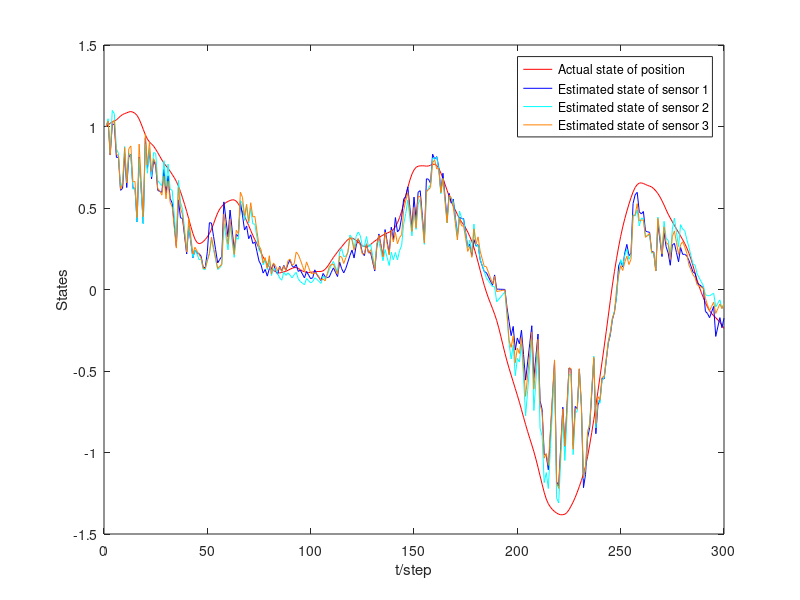
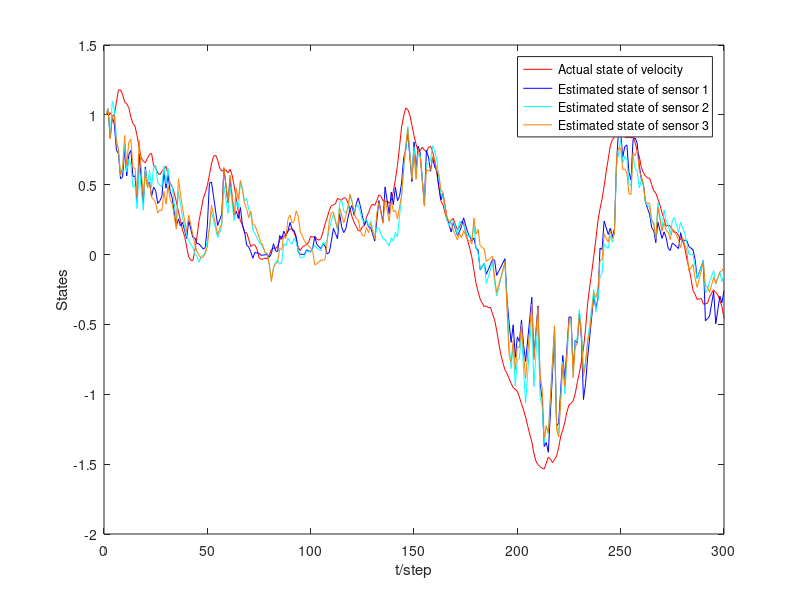
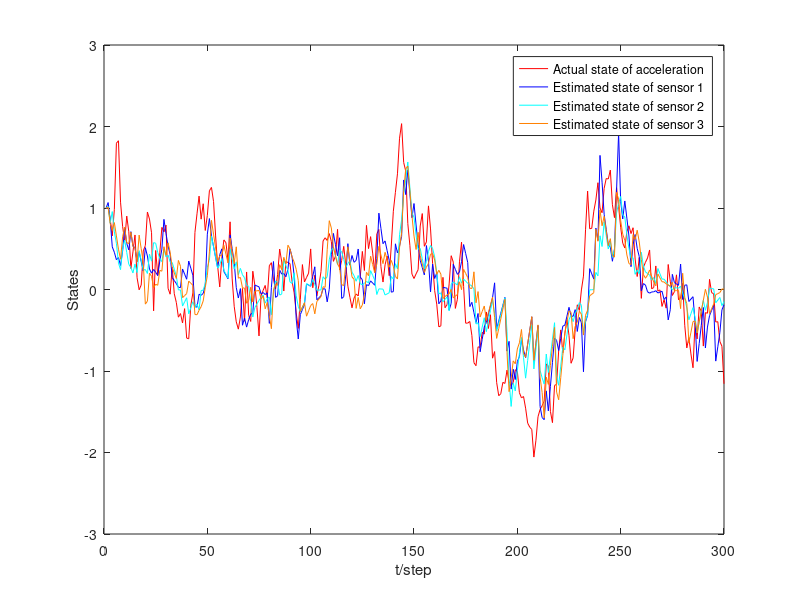

MATLAB code to generate these figures, in order:
% A distributed fusion estimation approach based on the robust finite horizon filtering 
clear;      clc;            close all;
T=0.1;    A=[0.9  T  T^2/2;  0  0.9  T;  0  0  0.9]; L=3;   N=5;  % Largest delays
B=[T^2/2; T; 1];        C=[0.6,  0.8,  1; 1,  0.8,  0.5; 0.3,  1, 0.7];       
F1=[0.1; 0.1; 0.1];     H1=0.8;     E=[0.02  0.02  0.02];        iter=305;
beta=[2; 0.8;  1]; a=3;    F=zeros(iter,1);     st=[0  0; 0  0; 0   0; 0   0]; %First: cuptime; Second: end time 
Peta=0.09;      Q_k=Peta;       R_k=beta*Q_k*beta';     S_k=beta*Q_k;
w=sqrt(Q_k)*randn(iter,1);              v(:,1)=randn(iter,1)*sqrt(R_k(1,1));  
v(:,2)=randn(iter,1)*sqrt(R_k(2,2));    v(:,3)=randn(iter,1)*sqrt(R_k(3,3));% Actual State
w1=sqrt(Q_k)*randn(iter,1);             v1(:,1)=randn(iter,1)*sqrt(R_k(1,1));
v1(:,2)=randn(iter,1)*sqrt(R_k(2,2));   v1(:,3)=randn(iter,1)*sqrt(R_k(3,3));% Delay State
% x(k|k-1);                 % x(k|k);               % x(k|t1);
x1=zeros(3*L,iter);         x2=zeros(3*L,iter);     x3=zeros(3*L,iter);     x4=zeros(3,iter);            
P1=zeros(3,3*iter);             % P1=x(k)*x(k)';
% Trace(theta1);                % Trace(Pi)
Trtheta1=zeros(iter,L);         Trtheta2=zeros(iter,1);          
% sigma1=E((x(k)-x(k|k-1))(x(k)-x(k|k-1))') % theta1=E((x(k)-x(k|k))(x(k)-x(k|k))')
sigma1=zeros(3*L,3*iter);                   theta1=zeros(3*L,3*iter);
% lambda1=sigma1*C'           delta1=A*sigma1           Xi1=C*sigma1...
lambda1=zeros(3*L,iter);      delta1=zeros(3*L,iter);   Xi1=zeros(iter,1*L);
% sigma1=E((x(k)-x_i(k|k-1))(x(k)-x_j(k|k-1))')     % Pi1=E((x(k)-x(k|t))(x(k)-x(k|t))')
sigma2=zeros(3*L,3*L*iter);                           Pi1=zeros(3,3*iter);
Omega1=zeros(3,3*L*iter);       fv=zeros(3*L,3*iter);     %fv=(tru(:,k)-x3(3*i-2:3*i,k))*(tru(:,k)-x3(3*i-2:3*i,k))';
b1=zeros(4*L,iter);               d1=zeros(4*L,1);
% M1=1/a-E*P*E'                 M2=1/a-E*sigma1*E' 
M1=zeros(iter,1);               M2=zeros(iter,1*L);     M2(1,1:3)=[1  1  1];
tru=zeros(3,iter);              z=zeros(iter,1*L);    % z=(C+HFE)tru(k)+v_k 
tru1=zeros(3*L,iter);           z1=zeros(iter,1*L);   % z1=(C+HFE)tru(k)+v_k
C1=zeros(1*L,3*iter);           K1=zeros(3*L,iter);    
A1=zeros(3*L,3*iter);           L1=zeros(3*L,iter);       % Filtering parameter
tau=zeros(iter,1);      t=zeros(iter,1);        % Transmission delay
tau1=zeros(iter,1);     t1=zeros(iter,1);       % Received packet with time-stamped
s1=zeros(iter,1);       % Re-organized time delay  
P=0.01*eye(3);          tru(:,1)=[1;  1;  1];            % actual state
TrP1=zeros(3,iter);             %Trace()
for i=1:L
    for j=1:L
        sigma1(3*i-2:3*i,3*j-2:3*j)=P;
    end
end
x1(1:3,1)=tru(:,1);     x1(4:6,1)=tru(:,1);     x1(7:9,1)=tru(:,1); % x(k|k-1);
%sigma1(1:3,1:3)=P;      sigma1(4:6,1:3)=P;      sigma1(7:9,1:3)=P;  % sigma1=E((x(k)-x(k|k-1))(x(k)-x(k|k-1))')
P1(:,1:3)=tru(:,1)*tru(:,1)'+P; % P1=x(k)*x(k);
I1=[eye(3)  eye(3)  eye(3)]';
%%%%%%%%% Time-delay, State and measurement
for k=1:iter
    if k<=N
        tau(k,1)=round(rand(1,1)*k);
    else
        tau(k,1)=round(rand(1,1)*N);
    end
    t(k,1)=k-tau(k,1);
    t1(k,1)=t(k,1);
    tau1(k,1)=k-t1(k,1);
    if k>1 && t1(k,1)<t1(k-1,1) 
        t1(k,1)=t1(k-1,1);
        tau1(k,1)=k-t1(k,1);
    end
    if k>1
        s1(k,1)=t1(k,1)-t1(k-1,1);
    end
    F(k,1)=sin(0.6*k);
    z(k,1)=(C(1,:)+H1*F(k,1)*E)*tru(:,k)+v(k,1);
    z(k,2)=(C(2,:)+H1*F(k,1)*E)*tru(:,k)+v(k,2);
    z(k,3)=(C(3,:)+H1*F(k,1)*E)*tru(:,k)+v(k,3);
    tru(:,k+1)=(A+F1*F(k,1)*E)*tru(:,k)+B*w(k,1);
end

for m=1:L
    st(m,1)=cputime; 
    for k=1:iter
        if t1(k,1)==0
            x2(3*m-2:3*m,t1(k,1)+1)=tru(:,1);
            x3(3*m-2:3*m,k)=tru(:,1);
            if tau1(k,1)>=1
                x3(3*m-2:3*m,k)=((N-tau1(k,1)+1)/N)*tru(:,1);
            end
            continue;
        else
            tru1(3*m-2:3*m,t1(k,1))=tru(:,t1(k,1));
            z1(t1(k,1),m)=z(t1(k,1),m);   % z1=(C+HFE)tru(k)+v_k
        end      
        if s1(k,1)<=1
            if s1(k,1)==1
                M1(t1(k,1),1)=(1/a)-E*P1(:,3*t1(k,1)-2:3*t1(k,1))*E';       % M1=1/a-E*P*E'
                M2(t1(k,1),m)=(1/a)-E*sigma1(3*m-2:3*m,3*t1(k,1)-2:3*t1(k,1))*E';   % M2=1/a-E*sigma1*E'
                lambda1(3*m-2:3*m,t1(k,1))=(eye(3)+sigma1(3*m-2:3*m,3*t1(k,1)-2:3*t1(k,1))*E'*inv(M2(t1(k,1),m))*E)*...
                    sigma1(3*m-2:3*m,3*t1(k,1)-2:3*t1(k,1))*C(m,:)';% lambda1=sigma1*C'
                delta1(3*m-2:3*m,t1(k,1))=A*sigma1(3*m-2:3*m,3*t1(k,1)-2:3*t1(k,1))*...
                    (eye(3)+E'*inv(M2(t1(k,1),m))*E*sigma1(3*m-2:3*m,3*t1(k,1)-2:3*t1(k,1)))*C(m,:)'+...
                    (1/a)*F1*H1'+B*S_k(m,1);% delta1=A*sigma1
                % Xi1=C*sigma1
                Xi1(t1(k,1),m)=C(m,:)*sigma1(3*m-2:3*m,3*t1(k,1)-2:3*t1(k,1))*...
                    (eye(3)+E'*inv(M2(t1(k,1),m))*E*sigma1(3*m-2:3*m,3*t1(k,1)-2:3*t1(k,1)))*C(m,:)'+...
                    (1/a)*H1*H1'+R_k(m,m);
                % theta1=E((x(k)-x(k|k))(x(k)-x(k|k))')
                theta1(3*m-2:3*m,3*t1(k,1)-2:3*t1(k,1))=sigma1(3*m-2:3*m,3*t1(k,1)-2:3*t1(k,1))+...
                    sigma1(3*m-2:3*m,3*t1(k,1)-2:3*t1(k,1))*E'*inv(M1(t1(k,1),1))*E*sigma1(3*m-2:3*m,3*t1(k,1)-2:3*t1(k,1))-...
                    lambda1(3*m-2:3*m,t1(k,1))*inv(Xi1(t1(k,1),1))*lambda1(3*m-2:3*m,t1(k,1))';
                Trtheta1(t1(k,1),m)=trace(theta1(3*m-2:3*m,3*t1(k,1)-2:3*t1(k,1)));             % Trace(theta1);
                % Filtering parameters C1, K1, A1, L1 
                C1(m,3*t1(k,1)-2:3*t1(k,1))=C(m,:)*(eye(3)+...
                    sigma1(3*m-2:3*m,3*t1(k,1)-2:3*t1(k,1))*E'*inv(M2(t1(k,1),m))*E);
                K1(3*m-2:3*m,t1(k,1))=lambda1(3*m-2:3*m,t1(k,1))*inv(Xi1(t1(k,1),m));    
                A1(3*m-2:3*m,3*t1(k,1)-2:3*t1(k,1))=A*(eye(3)+...
                    sigma1(3*m-2:3*m,3*t1(k,1)-2:3*t1(k,1))*E'*inv(M2(t1(k,1),m))*E);
                L1(3*m-2:3*m,t1(k,1))=delta1(3*m-2:3*m,t1(k,1))*inv(Xi1(t1(k,1),m));
                x2(3*m-2:3*m,t1(k,1))=x1(3*m-2:3*m,t1(k,1))+K1(3*m-2:3*m,t1(k,1))*...
                    (z1(t1(k,1),m)-C1(m,3*t1(k,1)-2:3*t1(k,1))*x1(3*m-2:3*m,t1(k,1)));         % x2=x(k|k);
                x1(3*m-2:3*m,t1(k,1)+1)=A1(3*m-2:3*m,3*t1(k,1)-2:3*t1(k,1))*x1(3*m-2:3*m,t1(k,1))+L1(3*m-2:3*m,t1(k,1))*...
                    (z1(t1(k,1),m)-C1(m,3*t1(k,1)-2:3*t1(k,1))*x1(3*m-2:3*m,t1(k,1)));           % x1=x(k|k-1);
                % sigma1=E((x(k)-x(k|k-1))(x(k)-x(k|k-1))') 
                sigma1(3*m-2:3*m,3*(t1(k,1)+1)-2:3*(t1(k,1)+1))=A*sigma1(3*m-2:3*m,3*t1(k,1)-2:3*t1(k,1))*...
                    (eye(3)+E'*inv(M2(t1(k,1),m))*E*sigma1(3*m-2:3*m,3*t1(k,1)-2:3*t1(k,1)))*A'-...
                    delta1(3*m-2:3*m,t1(k,1))*inv(Xi1(t1(k,1),m))*delta1(3*m-2:3*m,t1(k,1))'+...
                    B*Q_k*B'+(1/a)*F1*F1';  
                % P1=x(k)*x(k)'; 
                P1(:,3*(t1(k,1)+1)-2:3*(t1(k,1)+1))=A*P1(:,3*t1(k,1)-2:3*t1(k,1))*A'+...
                    A*P1(:,3*t1(k,1)-2:3*t1(k,1))*E'*inv(M1(t1(k,1),1))*E*P1(:,3*t1(k,1)-2:3*t1(k,1))*A'+...
                    (1/a)*F1*F1'+B*Q_k*B';
            end
            if tau1(k,1)==0
                x3(3*m-2:3*m,k)=x2(3*m-2:3*m,t1(k,1));
            elseif tau1(k,1)==1
                x3(3*m-2:3*m,k)=x1(3*m-2:3*m,t1(k,1)+1);
            else
                x3(3*m-2:3*m,k)=((N-tau1(k,1)+1)/N)*x1(3*m-2:3*m,t1(k,1)+1);
            end
        end
        % if s1(k,1)>1 || tau1(k,1)>1
        if s1(k,1)>1
            for i=1:s1(k,1)
                M1(t1(k-1,1)+i,1)=(1/a)-E*P1(:,3*(t1(k-1,1)+i)-2:3*(t1(k-1,1)+i))*E';       % M1=1/a-E*P*E'
                M2(t1(k-1,1)+i,m)=(1/a)-E*sigma1(3*m-2:3*m,3*(t1(k-1,1)+i)-2:3*(t1(k-1,1)+i))*E';   % M2=1/a-E*sigma1*E'
                lambda1(3*m-2:3*m,t1(k-1,1)+i)=(eye(3)+sigma1(3*m-2:3*m,3*(t1(k-1,1)+i)-2:3*(t1(k-1,1)+i))*E'*...
                    inv(M2(t1(k-1,1)+i,m))*E)*sigma1(3*m-2:3*m,3*(t1(k-1,1)+i)-2:3*(t1(k-1,1)+i))*C(m,:)';% lambda1=sigma1*C'
                delta1(3*m-2:3*m,t1(k-1,1)+i)=A*sigma1(3*m-2:3*m,3*(t1(k-1,1)+i)-2:3*(t1(k-1,1)+i))*...
                    (eye(3)+E'*inv(M2(t1(k-1,1)+i,m))*E*...
                    sigma1(3*m-2:3*m,3*(t1(k-1,1)+i)-2:3*(t1(k-1,1)+i)))*C(m,:)'+(1/a)*F1*H1'+B*S_k(m,1);% delta1=A*sigma1
                % Xi1=C*sigma1
                Xi1(t1(k-1,1)+i,m)=C(m,:)*sigma1(3*m-2:3*m,3*(t1(k-1,1)+i)-2:3*(t1(k-1,1)+i))*...
                    (eye(3)+E'*inv(M2(t1(k-1,1)+i,m))*E*...
                    sigma1(3*m-2:3*m,3*(t1(k-1,1)+i)-2:3*(t1(k-1,1)+i)))*C(m,:)'+(1/a)*H1*H1'+R_k(m,m);
                % theta1=E((x(k)-x(k|k))(x(k)-x(k|k))')
                theta1(3*m-2:3*m,3*(t1(k-1,1)+i)-2:3*(t1(k-1,1)+i))=sigma1(3*m-2:3*m,3*(t1(k-1,1)+i)-2:3*(t1(k-1,1)+i))+...
                    sigma1(3*m-2:3*m,3*(t1(k-1,1)+i)-2:3*(t1(k-1,1)+i))*E'*inv(M1(t1(k-1,1)+i,1))*E*...
                    sigma1(3*m-2:3*m,3*(t1(k-1,1)+i)-2:3*(t1(k-1,1)+i))-...
                    lambda1(3*m-2:3*m,t1(k-1,1)+i)*inv(Xi1(t1(k-1,1)+i,m))*lambda1(3*m-2:3*m,t1(k-1,1)+i)';
                Trtheta1(t1(k-1,1)+i,m)=trace(theta1(3*m-2:3*m,3*(t1(k-1,1)+i)-2:3*(t1(k-1,1)+i)));% Trace(P1);
                % Filtering parameters C1, K1, A1, L1 
                C1(m,3*(t1(k-1,1)+i)-2:3*(t1(k-1,1)+i))=C(m,:)*(eye(3)+...
                    sigma1(3*m-2:3*m,3*(t1(k-1,1)+i)-2:3*(t1(k-1,1)+i))*E'*inv(M2(t1(k-1,1)+i,m))*E);
                K1(3*m-2:3*m,t1(k-1,1)+i)=lambda1(3*m-2:3*m,t1(k-1,1)+i)*inv(Xi1(t1(k-1,1)+i,m));    
                A1(3*m-2:3*m,3*(t1(k-1,1)+i)-2:3*(t1(k-1,1)+i))=A*(eye(3)+...
                    sigma1(3*m-2:3*m,3*(t1(k-1,1)+i)-2:3*(t1(k-1,1)+i))*E'*inv(M2(t1(k-1,1)+i,m))*E);
                L1(3*m-2:3*m,t1(k-1,1)+i)=delta1(3*m-2:3*m,t1(k-1,1)+i)*inv(Xi1(t1(k-1,1)+i,m));
                if i<s1(k,1)
                    if t1(k-1,1)==0
                        t1(k-1,1)=t1(k-1,1)+1;
                        tru1(3*m-2:3*m,t1(k-1,1))=tru(:,1);
                        z1(t1(k-1,1),m)=z(1,m);
                        x2(3*m-2:3*m,t1(k-1,1))=x1(3*m-2:3*m,t1(k-1,1))+K1(3*m-2:3*m,t1(k-1,1))*...
                            (z1(t1(k-1,1),m)-C1(m,3*t1(k-1,1)-2:3*t1(k-1,1))*x1(3*m-2:3*m,t1(k-1,1)));         % x2=x(k|k);
                        x1(3*m-2:3*m,t1(k-1,1)+1)=A1(3*m-2:3*m,3*t1(k-1,1)-2:3*t1(k-1,1))*x1(3*m-2:3*m,t1(k-1,1))+...
                            L1(3*m-2:3*m,t1(k-1,1))*(z1(t1(k-1,1),m)-...
                            C1(m,3*t1(k-1,1)-2:3*t1(k-1,1))*x1(3*m-2:3*m,t1(k-1,1)));           % x1=x(k|k-1);
                        sigma1(3*m-2:3*m,3*t1(k-1,1)-2:3*t1(k-1,1))=sigma1(3*m-2:3*m,1:3);                % sigma1=E((x(k)-x(k|k-1))(x(k)-x(k|k-1))')
                        P1(:,3*t1(k-1,1)-2:3*t1(k-1,1))=P1(:,1:3); % P1=x(k)*x(k);
                        t1(k-1,1)=t1(k-1,1)-1;
                    else
                        tru1(3*m-2:3*m,t1(k-1,1)+i)=(A+F1*F(t1(k-1,1)+i-1,1)*E)*x2(3*m-2:3*m,t1(k-1,1)+i-1)+...
                            B*w1(t1(k-1,1)+i-1,1);
                        z1(t1(k-1,1)+i,m)=(C(m,:)+H1*F(t1(k-1,1)+i,1)*E)*tru1(3*m-2:3*m,t1(k-1,1)+i)+v1(t1(k-1,1)+i,m);
                        x2(3*m-2:3*m,t1(k-1,1)+i)=x1(3*m-2:3*m,t1(k-1,1)+i)+K1(3*m-2:3*m,t1(k-1,1)+i)*...
                            (z1(t1(k-1,1)+i,m)-C1(m,3*(t1(k-1,1)+i)-2:3*(t1(k-1,1)+i))*x1(3*m-2:3*m,t1(k-1,1)+i));         % x2=x(k|k);
                        x1(3*m-2:3*m,t1(k-1,1)+i+1)=A1(3*m-2:3*m,3*(t1(k-1,1)+i)-2:3*(t1(k-1,1)+i))*x1(3*m-2:3*m,t1(k-1,1)+i)+...
                            L1(3*m-2:3*m,t1(k-1,1)+i)*(z1(t1(k-1,1)+i,m)-...
                            C1(m,3*(t1(k-1,1)+i)-2:3*(t1(k-1,1)+i))*x1(3*m-2:3*m,t1(k-1,1)+i));           % x1=x(k|k-1);
                    end
                else
                    x2(3*m-2:3*m,t1(k,1))=x1(3*m-2:3*m,t1(k,1))+K1(3*m-2:3*m,t1(k,1))*...
                        (z1(t1(k,1),m)-C1(m,3*t1(k,1)-2:3*t1(k,1))*x1(3*m-2:3*m,t1(k,1)));         % x2=x(k|k);
                    x1(3*m-2:3*m,t1(k,1)+1)=A1(3*m-2:3*m,3*t1(k,1)-2:3*t1(k,1))*x1(3*m-2:3*m,t1(k,1))+...
                        L1(3*m-2:3*m,t1(k,1))*(z1(t1(k,1),m)-...
                        C1(m,3*(t1(k,1))-2:3*(t1(k,1)))*x1(3*m-2:3*m,t1(k,1)));           % x1=x(k|k-1);
                end
                % sigma1=E((x(k)-x(k|k-1))(x(k)-x(k|k-1))')
                sigma1(3*m-2:3*m,3*(t1(k-1,1)+i+1)-2:3*(t1(k-1,1)+i+1))=...
                    A*sigma1(3*m-2:3*m,3*(t1(k-1,1)+i)-2:3*(t1(k-1,1)+i))*...
                    (eye(3)+E'*inv(M2(t1(k-1,1)+i,m))*E*sigma1(3*m-2:3*m,3*(t1(k-1,1)+i)-2:3*(t1(k-1,1)+i)))*A'-...
                    delta1(3*m-2:3*m,t1(k-1,1)+i)*inv(Xi1(t1(k-1,1)+i,m))*delta1(3*m-2:3*m,t1(k-1,1)+i)'+...
                    B*Q_k*B'+(1/a)*F1*F1';  
                % P1=x(k)*x(k)'; 
                P1(:,3*(t1(k-1,1)+i+1)-2:3*(t1(k-1,1)+i+1))=...
                    A*P1(:,3*(t1(k-1,1)+i)-2:3*(t1(k-1,1)+i))*A'+...
                    A*P1(:,3*(t1(k-1,1)+i)-2:3*(t1(k-1,1)+i))*E'*inv(M1(t1(k-1,1)+i,1))*E*...
                    P1(:,3*(t1(k-1,1)+i)-2:3*(t1(k-1,1)+i))*A'+(1/a)*F1*F1'+B*Q_k*B';
            end
            if tau1(k,1)==0
                x3(3*m-2:3*m,k)=x2(3*m-2:3*m,t1(k,1));
            elseif tau1(k,1)==1
                x3(3*m-2:3*m,k)=x1(3*m-2:3*m,t1(k,1)+1);
            else
                x3(3*m-2:3*m,k)=((N-tau1(k,1)+1)/N)*x1(3*m-2:3*m,t1(k,1)+1);
            end
        end 
    end
    st(m,2)=cputime-st(m,1);
 %    TrP1(i,1)=trace(P2(3*i-2:3*i,1:3));
end

sigma2(1:9,1:9)=sigma1(1:9,1:9);
st(4,1)=cputime;
for k=1:iter-1
    for i=1:L
        for j=1:L
                sigma2(3*i-2:3*i,3*(j+L*k)-2:3*(j+L*k))=((N-tau1(k,1)+1)/N)^2.*...
                    (A-L1(3*i-2:3*i,k)*C(i,:))*sigma2(3*i-2:3*i,3*(j+L*(k-1))-2:3*(j+L*(k-1)))*(A-L1(3*j-2:3*j,k)*C(j,:))'+...
                    B*Q_k*B'+L1(3*i-2:3*i,k)*R_k(i,j)*L1(3*j-2:3*j,k)'+...
                    (A-A1(3*i-2:3*i,3*k-2:3*k)+L1(3*i-2:3*i,k)*(C1(i,3*k-2:3*k)-C(i,:)))*...
                    (P1(:,3*k-2:3*k)-sigma2(3*i-2:3*i,3*(j+L*(k-1))-2:3*(j+L*(k-1))))*...
                    (A-A1(3*j-2:3*j,3*k-2:3*k)+L1(3*j-2:3*j,k)*(C1(j,3*k-2:3*k)-C(j,:)))+...
                    ((A-L1(3*i-2:3*i,k)*C(i,:))*sigma2(3*i-2:3*i,3*(i+L*(k-1))-2:3*(i+L*(k-1)))+...
                    (A-A1(3*i-2:3*i,3*k-2:3*k)+L1(3*i-2:3*i,k)*(C1(i,3*k-2:3*k)-C(i,:)))*...
                    (P1(:,3*k-2:3*k)-sigma2(3*i-2:3*i,3*(i+L*(k-1))-2:3*(i+L*(k-1)))))*...
                    E'*inv(M2(k,i))*E*...                    
                    ((A-L1(3*i-2:3*i,k)*C(i,:))*sigma2(3*i-2:3*i,3*(i+L*(k-1))-2:3*(i+L*(k-1)))+...
                    (A-A1(3*i-2:3*i,3*k-2:3*k)+L1(3*i-2:3*i,k)*(C1(i,3*k-2:3*k)-C(i,:)))*...
                    (P1(:,3*k-2:3*k)-sigma2(3*i-2:3*i,3*(i+L*(k-1))-2:3*(i+L*(k-1)))))'+...
                    +(1/a)*(F1-L1(3*i-2:3*i,k)*H1)*(F1-L1(3*j-2:3*j,k)*H1)'-...
                    B*S_k(j,1)*L1(3*j-2:3*j,k)'-L1(3*i-2:3*i,k)*S_k(i,1)'*B';
        end
    end
      Pi1(:,3*k-2:3*k)=inv(I1'*inv(sigma2(:,9*k-8:9*k))*I1);
      if  isnan(Pi1(:,3*k-2:3*k))
          Pi1(:,3*k-2:3*k)=P;
      end
      Trtheta2(k,1)=trace(Pi1(:,3*k-2:3*k));             % Trace(P1);
      Omega1(:,9*k-8:9*k)=Pi1(:,3*k-2:3*k)*I1'*inv(sigma2(:,9*k-8:9*k));
      x4(:,k)=Omega1(:,9*k-8:9*k)*x3(:,k) ;
end
st(4,2)=cputime-st(4,1);
iter=300;
for i=1:L
    for k=1:iter
        fv(3*i-2:3*i,3*k-2:3*k)=0.1*(tru(:,k)-x3(3*i-2:3*i,k))*(tru(:,k)-x3(3*i-2:3*i,k))';
        b1(3*i-2,k)=fv(3*i-2,3*k-2);
        b1(3*i-1,k)=fv(3*i-1,3*k-1);
        b1(3*i,k)=fv(3*i,3*k);
        d1(3*i-2,1)=d1(3*i-2,1)+b1(3*i-2,k);
        d1(3*i-1,1)=d1(3*i-1,1)+b1(3*i-1,k);
        d1(3*i,1)=d1(3*i,1)+b1(3*i,k);
    end                                                                                                                                                                                                                                                                                                                                                                    
end
for k=1:iter
    b1(10,k)=Pi1(1,3*k-2);
    b1(11,k)=Pi1(2,3*k-1);
    b1(12,k)=Pi1(3,3*k);
    d1(10,1)=d1(10,1)+b1(10,k);
    d1(11,1)=d1(11,1)+b1(11,k);
    d1(12,1)=d1(12,1)+b1(12,k);        
end
for i=1:12
    d1(i,1)=d1(i,1)/iter;
end

%%%%%%%%%%%%%%% Position states %%%%%%%%%%%%%%%%%%%%%%%%%%%%
figure;
plot(tru(1,1:iter),'r');       hold on;    plot(x3(1,1:iter),'b');       hold on; 
plot(x3(4,1:iter),'c');        hold on;    plot(x3(7,1:iter),'Color',[1 0.5 0]);       hold on; 
xlabel('t/step');     ylabel('States');
legend('Actual state of position','Estimated state of sensor 1',...
    'Estimated state of sensor 2','Estimated state of sensor 3');

%%%%%%%%%%%%%%% Velocity states %%%%%%%%%%%%%%%%%%%%%%%%%%%%
figure;
plot(tru(2,1:iter),'r');       hold on;    plot(x3(2,1:iter),'b');       hold on; 
plot(x3(5,1:iter),'c');        hold on;    plot(x3(8,1:iter),'Color',[1 0.5 0]);       hold on;
xlabel('t/step');     ylabel('States');
legend('Actual state of velocity','Estimated state of sensor 1',...
    'Estimated state of sensor 2','Estimated state of sensor 3');
%%%%%%%%%%%%%%% Acceleration states %%%%%%%%%%%%%%%%%%%%%%%%%%%%
figure;
plot(tru(3,1:iter),'r');       hold on;    plot(x3(3,1:iter),'b');       hold on;
plot(x3(6,1:iter),'c');        hold on;    plot(x3(9,1:iter),'Color',[1 0.5 0]);       hold on;
xlabel('t/step');     ylabel('States');
legend('Actual state of acceleration','Estimated state of sensor 1',...
    'Estimated state of sensor 2','Estimated state of sensor 3');